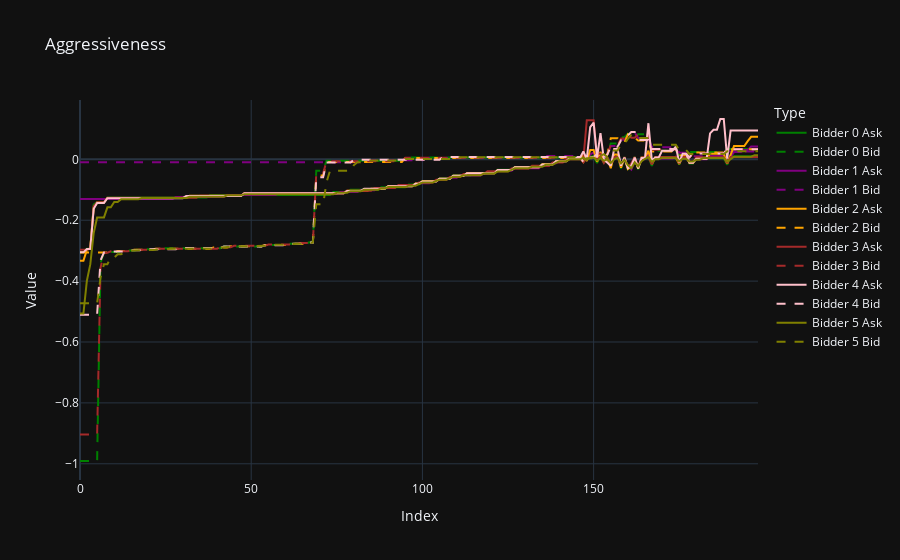

Notebook code for this chart:
### Code cell
### Aggressiveness

fig = go.Figure()

for bidder in range(n):
    fig.add_trace(go.Scatter(
        #x=bid_data['index'],
        y=df_ask_agg[f'bidder_{bidder}'],
        mode='lines',
        name=f'Bidder {bidder} Ask',
        line=dict(width=2, color=bidder_colors[bidder])  # Adjust line width if necessary
    ))
    
    fig.add_trace(go.Scatter(
        #x=bid_data['index'],
        y=df_bid_agg[f'bidder_{bidder}'],
        mode='lines',
        name=f'Bidder {bidder} Bid',
        line=dict(width=2, color=bidder_colors[bidder], dash='dash')  # Adjust line width if necessary
    ))

# Update layout
fig.update_layout(
    title='Aggressiveness',
    xaxis_title='Index',
    yaxis_title='Value',
    legend_title='Type'
)

# Show the plot
fig.show()

### Figure 1 — Plotly figure (JSON) as saved in the notebook; plotly's stock layout.template omitted (floating-point values rounded to 4 significant figures; data arrays with more than 128 entries replaced by an {"elided": "..."} marker saying what was removed)
{"data": [{"line": {"color": "green", "width": 2}, "mode": "lines", "name": "Bidder 0 Ask", "y": {"elided": "199 float values"}, "type": "scatter"}, {"line": {"color": "green", "dash": "dash", "width": 2}, "mode": "lines", "name": "Bidder 0 Bid", "y": {"elided": "199 float values"}, "type": "scatter"}, {"line": {"color": "purple", "width": 2}, "mode": "lines", "name": "Bidder 1 Ask", "y": {"elided": "199 float values"}, "type": "scatter"}, {"line": {"color": "purple", "dash": "dash", "width": 2}, "mode": "lines", "name": "Bidder 1 Bid", "y": {"elided": "199 float values"}, "type": "scatter"}, {"line": {"color": "orange", "width": 2}, "mode": "lines", "name": "Bidder 2 Ask", "y": {"elided": "199 float values"}, "type": "scatter"}, {"line": {"color": "orange", "dash": "dash", "width": 2}, "mode": "lines", "name": "Bidder 2 Bid", "y": {"elided": "199 float values"}, "type": "scatter"}, {"line": {"color": "brown", "width": 2}, "mode": "lines", "name": "Bidder 3 Ask", "y": {"elided": "199 float values"}, "type": "scatter"}, {"line": {"color": "brown", "dash": "dash", "width": 2}, "mode": "lines", "name": "Bidder 3 Bid", "y": {"elided": "199 float values"}, "type": "scatter"}, {"line": {"color": "pink", "width": 2}, "mode": "lines", "name": "Bidder 4 Ask", "y": {"elided": "199 float values"}, "type": "scatter"}, {"line": {"color": "pink", "dash": "dash", "width": 2}, "mode": "lines", "name": "Bidder 4 Bid", "y": {"elided": "199 float values"}, "type": "scatter"}, {"line": {"color": "olive", "width": 2}, "mode": "lines", "name": "Bidder 5 Ask", "y": {"elided": "199 float values"}, "type": "scatter"}, {"line": {"color": "olive", "dash": "dash", "width": 2}, "mode": "lines", "name": "Bidder 5 Bid", "y": {"elided": "199 float values"}, "type": "scatter"}], "layout": {"title": {"text": "Aggressiveness"}, "xaxis": {"title": {"text": "Index"}}, "yaxis": {"title": {"text": "Value"}}, "legend": {"title": {"text": "Type"}}}}
